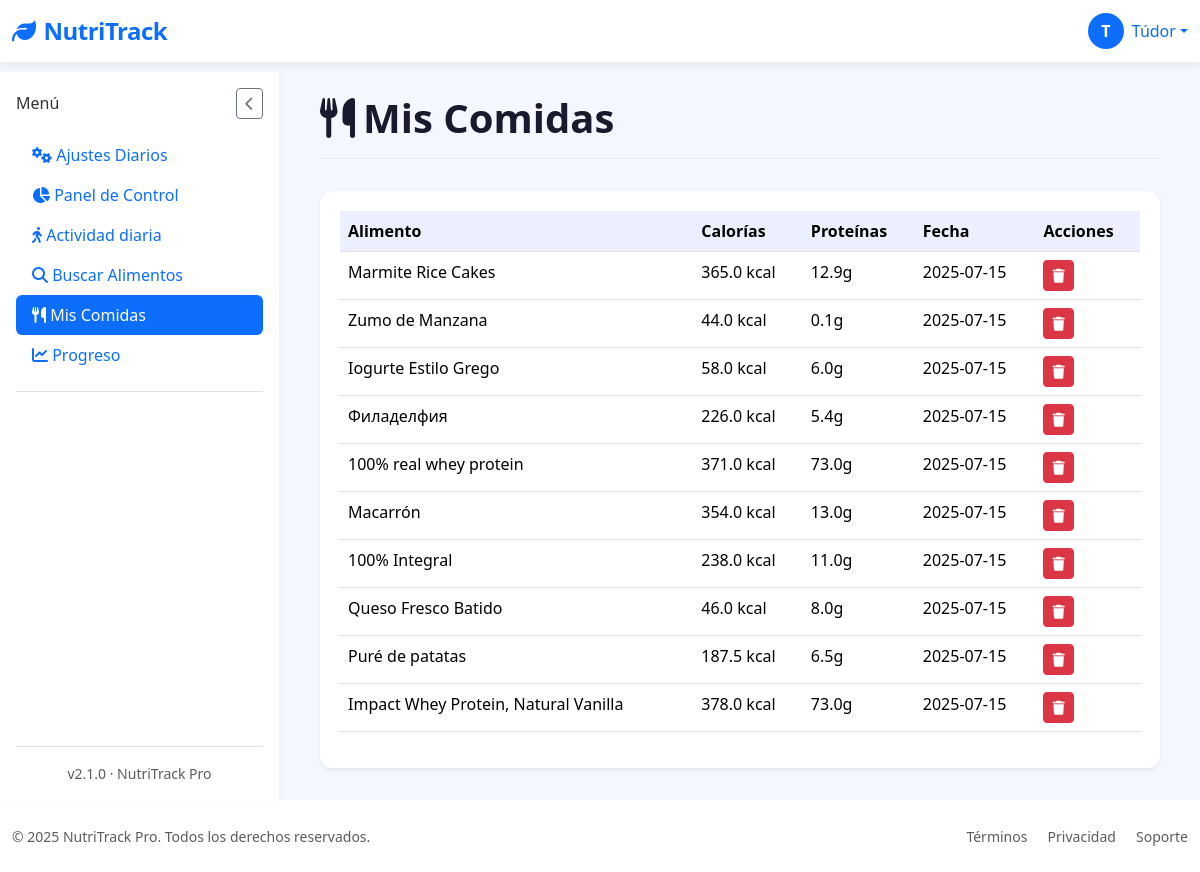
The app's page /mis-comidas (signed in) with its own data.
### tables this page shows
CREATE TABLE "loggin" (
	"id"	INTEGER,
	"username"	TEXT NOT NULL,
	"password"	TEXT,
	"email"	TEXT, google_id TEXT, full_name TEXT, birth_date TEXT, height_cm INTEGER, weight_kg INTEGER, gender TEXT, activity_level TEXT, goal TEXT,
	PRIMARY KEY("id" AUTOINCREMENT)
);

CREATE TABLE "food_entries" (
	"id"	INTEGER,
	"user_id"	INTEGER NOT NULL,
	"food_name"	TEXT NOT NULL,
	"calories"	REAL,
	"proteins"	REAL,
	"fats"	REAL,
	"carbs"	REAL,
	"date"	TIMESTAMP DEFAULT CURRENT_TIMESTAMP,
	"created_at"	TEXT,
	PRIMARY KEY("id" AUTOINCREMENT),
	FOREIGN KEY("user_id") REFERENCES "loggin"("id")
);

### app/controllers/MyfoodsController.py (the view)
@app.route('/mis-comidas')
@login_required
def mis_comidas():
    with get_db_cursor() as cur:
        cur.execute("""
            SELECT id, food_name, calories, proteins, date
            FROM food_entries
            WHERE user_id = ?
            ORDER BY date DESC
        """, (current_user.id,))
        comidas = cur.fetchall()
    return render_template('Myfoods/mis_comidas.html', comidas=comidas)

### app/__init__.py (called while the page is built)
@login_manager.user_loader
def load_user(user_id):
    return User.get_by_id(user_id)

### app/conexion.py (called while the page is built)
@contextmanager
def get_db_connection():
    conn = sqlite3.connect(DATABASE)
    conn.row_factory = sqlite3.Row  # Esto permite acceso como diccionario
    try:
        yield conn
    finally:
        conn.close()

@contextmanager
def get_db_cursor():
    with get_db_connection() as conn:
        cursor = conn.cursor()
        try:
            yield cursor
            conn.commit()
        except:
            conn.rollback()
            raise

### app/models/LoginGoogleModel.py (called while the page is built)
    @staticmethod
    def get_by_id(user_id):
        with get_db_cursor() as cur:
            cur.execute("SELECT * FROM loggin WHERE id = ?", (user_id,))
            user = cur.fetchone()
            if user:
                return User(
                    id=user['id'],
                    username=user['username'],
                    email=user['email'] if 'email' in user.keys() else None,
                    google_id=user['google_id'] if 'google_id' in user.keys() else None
                )
        return None

### app/templates/Myfoods/mis_comidas.html (shortened to what this page needs)
{% extends "base.html" %}
{% block section %}
<div class="page-header">
  <h1 class="page-title">
    <i class="fas fa-utensils me-2"></i>Mis Comidas
  </h1>
</div>
<div class="card border-0 shadow-sm">
  <div class="card-body">
    {% if comidas %}
    <div class="table-responsive">
      <table class="table table-hover">
        <thead>
          <tr>
            <th>Alimento</th>
            <th>Calorías</th>
            <th>Proteínas</th>
            <th>Fecha</th>
            <th>Acciones</th>
          </tr>
        </thead>
        <tbody>
          {% for comida in comidas %}
          <tr>
            <td>{{ comida['food_name'] }}</td>
            <td>{{ comida['calories'] }} kcal</td>
            <td>{{ comida['proteins'] }}g</td>
            <td>{{ comida['date'] }}</td>
            <td>
              <form method="POST" action="{{ url_for('eliminar_comida', comida_id=comida['id']) }}">
                <button type="submit" class="btn btn-sm btn-danger">
                  <i class="fas fa-trash"></i>
                </button>
              </form>
            </td>
          </tr>
          {% endfor %}
        </tbody>
      </table>
    </div>
    {% else %}
    <div class="text-center py-5">
      <i class="fas fa-utensils fa-3x text-muted mb-3"></i>
      <h5 class="fw-medium">No hay comidas registradas</h5>
      <p class="text-muted">Busca y añade alimentos para verlos aquí.</p>
    </div>
    {% endif %}
  </div>
</div>
{% endblock %}

### app/templates/base.html (shortened to what this page needs)
<!DOCTYPE html>
<html lang="es" data-bs-theme="light">
<head>
    <link href="https://cdn.jsdelivr.net/npm/bootstrap@5.3.2/dist/css/bootstrap.min.css" rel="stylesheet">
    <link rel="stylesheet" href="https://cdn.jsdelivr.net/npm/bootstrap-icons@1.11.1/font/bootstrap-icons.css">
    <link rel="stylesheet" href="https://cdnjs.cloudflare.com/ajax/libs/font-awesome/6.5.2/css/all.min.css" />
    <link href="https://cdn.jsdelivr.net/npm/sweetalert2@11/dist/sweetalert2.min.css" rel="stylesheet">
    <link rel="stylesheet" href="{{ url_for('static', filename='styles/Stylebase.css') }}">
</head>
<body>
    <nav class="navbar navbar-expand-lg navbar-light bg-white">
        <div class="container-fluid">
            <a class="navbar-brand text-primary" href="{{ url_for('logout') }}">
                <i class="fas fa-leaf me-2"></i>NutriTrack
            </a>
            <div class="d-flex align-items-center ms-auto">
                {% if current_user.is_authenticated %}
                <div class="dropdown">
                    <a href="#" class="d-flex align-items-center text-decoration-none dropdown-toggle" id="userDropdown" data-bs-toggle="dropdown" aria-expanded="false">
                        <div class="user-avatar bg-primary text-white rounded-circle text-center me-2" style="width: 36px; height: 36px; line-height: 36px; font-weight: bold;">
                            {{ current_user.username[0]|upper }}
                        </div>
                        <span class="d-none d-sm-inline">{{ current_user.username }}</span>
                    </a>
                </div>
                {% endif %}
            </div>
        </div>
    </nav>
    <div class="container-fluid flex-grow-1">
        <div class="row h-100 g-0">
            <nav class="sidebar d-flex flex-column p-3" id="sidebar">
                <div class="d-flex justify-content-between align-items-center mb-3">
                    <h6 class="sidebar-title mb-0">Menú</h6>
                    <button id="closeSidebarBtn" class="btn btn-sm btn-outline-secondary d-lg-block">
                        <i class="fas fa-chevron-left"></i>
                    </button>
                </div>
                <ul class="nav nav-pills flex-column mb-auto">
                    <li>
                        <a href="{{ url_for('settings') }}" class="nav-link {% if request.path == url_for('settings') %}active{% endif %}">
                            <i class="fas fa-cogs"></i> Ajustes Diarios
                        </a>
                    </li>
                    <li>
                        <a href="{{ url_for('dashboard') }}" class="nav-link {% if request.path == url_for('dashboard') %}active{% endif %}">
                            <i class="fas fa-chart-pie"></i> Panel de Control
                        </a>
                    </li>
                    <li>
                        <a href="{{ url_for('activity') }}" class="nav-link {% if request.path == url_for('activity') %}active{% endif %}">
                            <i class="fas fa-walking"></i> Actividad diaria
                        </a>
                    </li>
                    <li>
                        <a href="{{ url_for('search_food') }}" class="nav-link {% if request.path == url_for('search_food') %}active{% endif %}">
                            <i class="fas fa-search"></i> Buscar Alimentos
                        </a>
                    </li>
                    <li>
                        <a href="{{ url_for('mis_comidas') }}" class="nav-link {% if request.path == url_for('mis_comidas') %}active{% endif %}">
                            <i class="fas fa-utensils"></i> Mis Comidas
                        </a>
                    </li>
                    <li>
                        <a href="{{ url_for('progreso') }}" class="nav-link {% if request.path == url_for('progreso') %}active{% endif %}">
                            <i class="fas fa-chart-line"></i> Progreso
                        </a>
                    </li>
                    <li class="pt-3 mt-3 border-top">
                    </li>
                </ul>
                <div class="mt-auto pt-3 border-top text-center small text-muted">
                    v2.1.0 · NutriTrack Pro
                </div>
            </nav>
            <main class="main-content" id="mainContent">
                {% block section %}{% endblock %}
            </main>
        </div>
    </div>
    <footer class="bg-white py-4 mt-auto">
        <div class="container-fluid">
            <div class="row align-items-center">
                <div class="col-md-6 text-center text-md-start">
                    <p class="mb-0 small text-muted">&copy; 2025 NutriTrack Pro. Todos los derechos reservados.</p>
                </div>
                <div class="col-md-6 text-center text-md-end">
                    <a href="#" class="text-decoration-none small text-muted me-3">Términos</a>
                    <a href="#" class="text-decoration-none small text-muted me-3">Privacidad</a>
                    <a href="#" class="text-decoration-none small text-muted">Soporte</a>
                </div>
            </div>
        </div>
    </footer>
</body>
</html>

### app/static/styles/StyleBase.css (style rules this page uses)
:root { --primary-color: #4361ee; --secondary-color: #3f37c9; --accent-color: #4cc9f0; --dark-color: #1a1a2e; --light-color: #f8f9fa; --success-color: #4bb543; }
body { font-family: 'Segoe UI', system-ui, -apple-system, sans-serif; background-color: #f5f7ff; color: #333; min-height: 100vh; display: flex; flex-direction: column; overflow-x: hidden; }
.navbar-brand { font-weight: 700; font-size: 1.5rem; letter-spacing: -0.5px; }
.navbar { box-shadow: 0 2px 10px rgba(0, 0, 0, 0.08); background: white !important; position: relative; z-index: 1100; }
.container-fluid.flex-grow-1 { display: flex; flex-direction: column; min-height: calc(100vh - 72px - 70px); padding-left: 0; padding-right: 0; }
.row.h-100 { display: flex; flex-grow: 1; flex-wrap: nowrap; margin-left: 0; margin-right: 0; width: 100%; }
.sidebar { width: 280px; background: white; position: sticky; top: 72px; border-right: 1px solid rgba(0, 0, 0, 0.05); box-shadow: 1px 0 10px rgba(0, 0, 0, 0.02); transition: all 0.3s ease; z-index: 100; display: flex; flex-direction: column; flex-shrink: 0; height: calc(100vh - 72px); padding: 1rem; }
.main-content { flex-grow: 1; flex-basis: 0; padding: 2rem 2.5rem; background-color: #f5f7ff; overflow-y: auto; }
.card-body { padding: 1.25rem; }
.card-body { flex-grow: 1; }
.card { border: none; border-radius: 12px; box-shadow: 0 4px 12px rgba(0, 0, 0, 0.05); transition: transform 0.2s ease, box-shadow 0.2s ease; }
.table { --bs-table-bg: transparent; }
.table > thead { background-color: rgba(67, 97, 238, 0.1); color: var(--primary-color); }
.user-avatar { width: 40px; height: 40px; border-radius: 50%; background-color: var(--primary-color); color: white; display: flex; align-items: center; justify-content: center; font-weight: 600; }
.page-header { display: flex; justify-content: space-between; align-items: center; margin-bottom: 2rem; padding-bottom: 1rem; border-bottom: 1px solid rgba(0, 0, 0, 0.05); }
.page-title { font-weight: 700; color: var(--dark-color); margin: 0; }
.user-avatar { width: 36px; height: 36px; border-radius: 50%; background-color: #0d6efd; color: white; text-align: center; font-weight: bold; line-height: 36px; }

### records on screen
loggin: username "T", username "Túdor"
food_entries: food_name "Marmite Rice Cakes", calories "365.0", proteins "12.9", date "2025-07-15"
food_entries: food_name "Zumo de Manzana", calories "44.0", proteins "0.1", date "2025-07-15"
food_entries: food_name "Iogurte Estilo Grego", calories "58.0", proteins "6.0", date "2025-07-15"
food_entries: food_name "Филаделфия", calories "226.0", proteins "5.4", date "2025-07-15"
food_entries: food_name "100% real whey protein", calories "371.0", proteins "73.0", date "2025-07-15"
food_entries: food_name "Macarrón", calories "354.0", proteins "13.0", date "2025-07-15"
food_entries: food_name "100% Integral", calories "238.0", proteins "11.0", date "2025-07-15"
food_entries: food_name "Queso Fresco Batido", calories "46.0", proteins "8.0", date "2025-07-15"
food_entries: food_name "Puré de patatas", calories "187.5", proteins "6.5", date "2025-07-15"
food_entries: food_name "Impact Whey Protein, Natural Vanilla", calories "378.0", proteins "73.0", date "2025-07-15"
